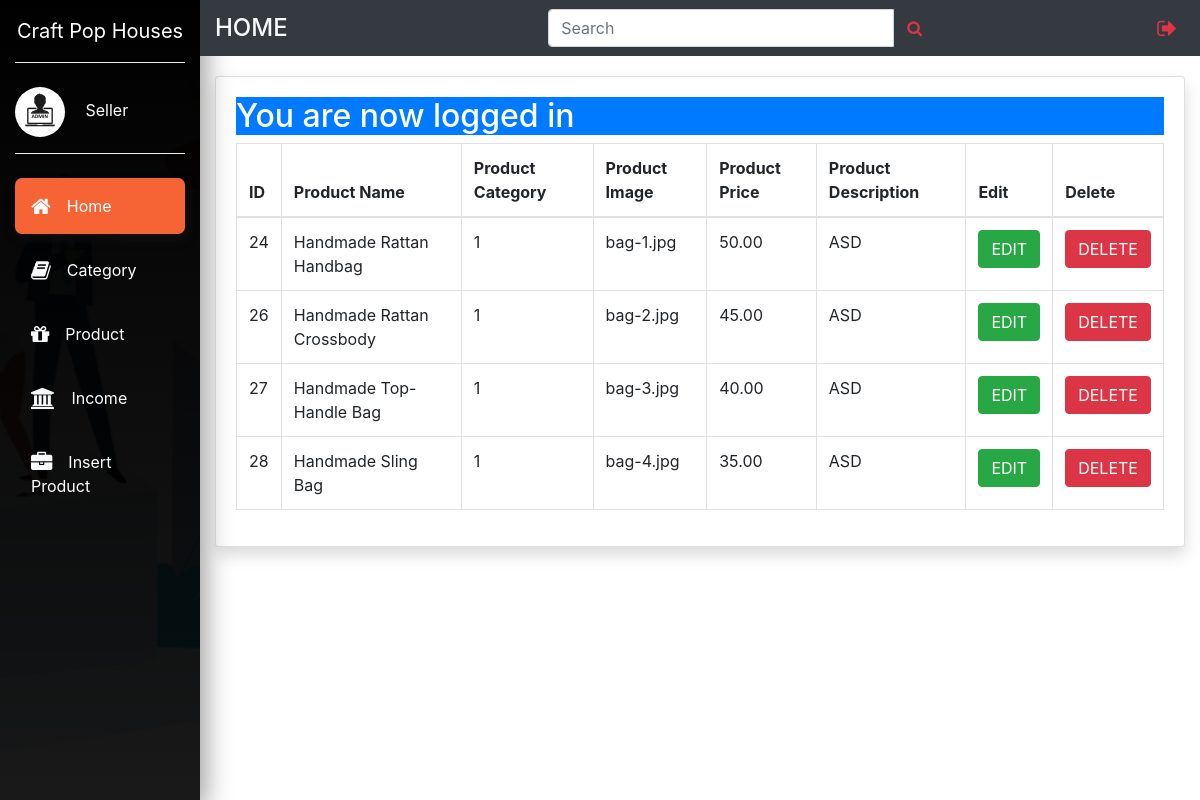
Screenshot of /seller/SellerProduct.php (signed in) with the database file from the repository.
### tables this page shows
CREATE TABLE `products` (
  `product_id` int(11) NOT NULL,
  `seller_id` int(11) NOT NULL,
  `product_category_id` int(11) NOT NULL,
  `product_title` text NOT NULL,
  `product_img` text NOT NULL,
  `product_price` text NOT NULL,
  `product_description` text NOT NULL
);

### seller/SellerProduct.php (the view, shortened to what this page needs)
<?php include('sellerInterface.php') ?>
<div class="container-fluid">
	<div class="row">
		<div class="col-md-2"></div>
			<div class="col-md-10 bg">
				<div class="card shadow mb-4 ">
					<div class="card-body">
					<?php
					if(isset($_SESSION['success']) && $_SESSION['success']!='')
					{
						echo '<h2 class="bg-primary text-white"> '.$_SESSION['success'].' </h2>';
					}
					?>
						<div class="table-responsive">
						<?php
							$connection = mysqli_connect('localhost','root','','cph');
							$query="SELECT * FROM products";
							$query_run=mysqli_query($connection,$query);
						?>
							<table class="table table-bordered">
							  <thead>
								<tr>
									<th>ID</th>
									<th>Product Name</th>
									<th>Product Category</th>
									<th>Product Image</th>
									<th>Product Price</th>
									<th>Product Description</th>
									<th>Edit</th>
									<th>Delete</th>
								</tr>
							  </thead>
							  <tbody>
							  <?php
							  if(mysqli_num_rows($query_run)>0)
							  {
								  while($row = mysqli_fetch_assoc($query_run))
								  {
									?>
								<tr>
									<td><?php echo $row['product_id']; ?></td>
									<td><?php echo $row['product_title']; ?></td>
									<td><?php echo $row['product_category_id']; ?></td>
									<td><?php echo $row['product_img']; ?></td>
									<td><?php echo $row['product_price']; ?></td>
									<td><?php echo $row['product_description']; ?></td>
									<td>
										<form action="SellerEdit.php" method="post">
											<button type="submit" name="edit_btn" class="btn btn-success">EDIT</button>
										</form>
									</td>
									<td>
										<form action="SellerProductCode.php" method="post">
											<button type="submit" name="delete_btn" class="btn btn-danger">DELETE</button>
										</form>
									</td>
								</tr>
								<?php
								  }
							  }
							  else
							  {
								  echo "No record found";
							  }
							  ?>
							  </tbody>
							</table>
							</div>
						</div>
					</div>
			</div>

### styles/insert.css (style rules this page uses)
.bg { margin-top:5%; }

### rows the page displays
products: product_id "24", product_title "Handmade Rattan Handbag", product_category "1", product_img "bag-1.jpg", product_price "50.00", product_description "ASD"
products: product_id "26", product_title "Handmade Rattan Crossbody", product_category "1", product_img "bag-2.jpg", product_price "45.00", product_description "ASD"
products: product_id "27", product_title "Handmade Top-Handle Bag", product_category "1", product_img "bag-3.jpg", product_price "40.00", product_description "ASD"
products: product_id "28", product_title "Handmade Sling Bag", product_category "1", product_img "bag-4.jpg", product_price "35.00", product_description "ASD"

### other values shown
$_SESSION['success'] "You are now logged in"
